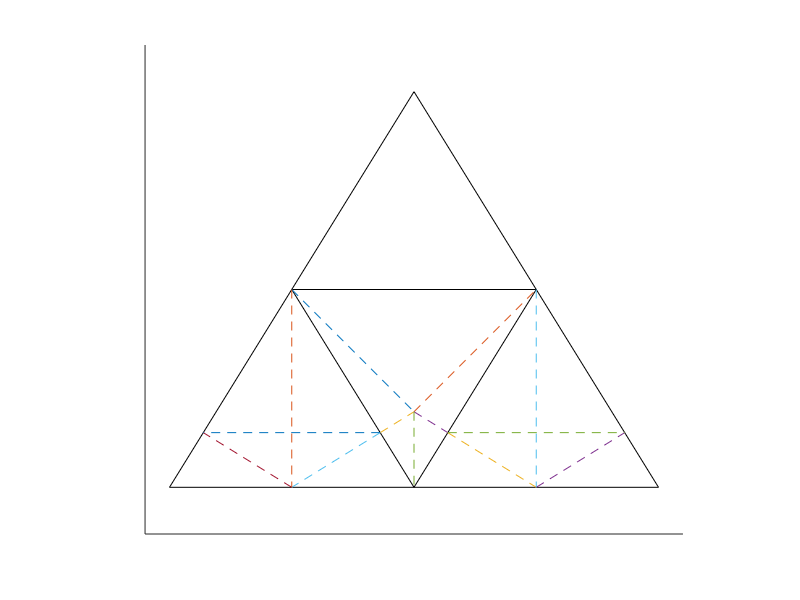

Reproduce this figure in MATLAB.
clear;
clc;

hold on

%{
ang=0:0.01:2*pi;
x = cos(ang);
y = sin(ang);
plot(x,y,'r');
%}

t = (1+sqrt(5))/2;
s = t/sqrt(1+t*t);
c = 1/sqrt(1+t*t);
theta = atan(t);

%--------------------------------------------------------------------------

X=[-2,0,2];
Y=[-t,t,-t];

x=X(1:2);
y=Y(1:2);
plot(x,y,'k');

x=X(2:3);
y=Y(2:3);
plot(x,y,'k');

x=X(1:2:3);
y=Y(1:2:3);
plot(x,y,'k');

%--------------------------------------------------------------------------

X=[-1,0,1];
Y=[0,-t,0];

x=X(1:2);
y=Y(1:2);
plot(x,y,'k');

x=X(2:3);
y=Y(2:3);
plot(x,y,'k');

x=X(1:2:3);
y=Y(1:2:3);
plot(x,y,'k');

%--------------------------------------------------------------------------

X=[-1,0,1];
Y=[0,-1,0];

x=X(1:2);
y=Y(1:2);
plot(x,y,'--');

x=X(2:3);
y=Y(2:3);
plot(x,y,'--');

%--------------------------------------------------------------------------

X=[-s*sin(theta-pi/4)*sqrt(2),0,s*sin(theta-pi/4)*sqrt(2)];
Y=[-1-c*sin(theta-pi/4)*sqrt(2),-1,-1-c*sin(theta-pi/4)*sqrt(2)];

x=X(1:2);
y=Y(1:2);
plot(x,y,'--');

x=X(2:3);
y=Y(2:3);
plot(x,y,'--');

%--------------------------------------------------------------------------

x=[0,0];
y=[-1,-t];
plot(x,y,'--');

%--------------------------------------------------------------------------

X=[-s*sin(theta-pi/4)*sqrt(2),-1,-2+s*sin(theta-pi/4)*sqrt(2)];
Y=[-1-c*sin(theta-pi/4)*sqrt(2),-t,-1-c*sin(theta-pi/4)*sqrt(2)];

x=X(1:2);
y=Y(1:2);
plot(x,y,'--');

x=X(2:3);
y=Y(2:3);
plot(x,y,'--');

x=X(1:2:3);
y=Y(1:2:3);
plot(x,y,'--');

%--------------------------------------------------------------------------

x=[-1,-1];
y=[0,-t];
plot(x,y,'--');

%--------------------------------------------------------------------------

X=[s*sin(theta-pi/4)*sqrt(2),1,2-s*sin(theta-pi/4)*sqrt(2)];
Y=[-1-c*sin(theta-pi/4)*sqrt(2),-t,-1-c*sin(theta-pi/4)*sqrt(2)];

x=X(1:2);
y=Y(1:2);
plot(x,y,'--');

x=X(2:3);
y=Y(2:3);
plot(x,y,'--');

x=X(1:2:3);
y=Y(1:2:3);
plot(x,y,'--');

%--------------------------------------------------------------------------

x=[1,1];
y=[0,-t];
plot(x,y,'--');

%--------------------------------------------------------------------------



hold off
axis equal
set(gca,'xlim',[-2.2 2.2]);
set(gca,'ylim',[-2 2]);
set(gca,'Box','off');
set(gca,'xtick',[]);
set(gca,'ytick',[]);